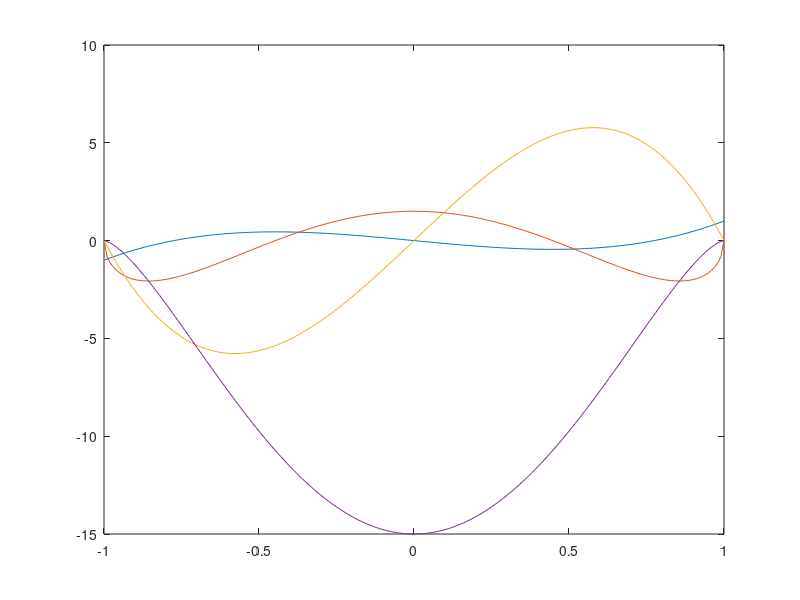

Recreate this plot in MATLAB. (Note: this script raises an error after producing the figure.)
%% Vector Spherical Wavefunctions
% Vector spherical wavefunctions (VSWFs) are a basic building-blocks in the  theory
% of optical scattering on nano-particles. Although the VSWFs have very
% beautiful analytical properties, their definitions are different in
% different references and code implementations. In the following, we
% compare and summarize the definitions of VSWFs and related special functions
% (e.g., Legendre polynomials and spherical harmonics) in (i) Matlab(R) and Mathematica(R)
% build-in functions, (ii) Zhu-Xi Wang, textbook 'Introduction of Special Functions',
% (iii) M. I. Mishchenko, et. al., 'Scattering, Absorption and Emission of
% Light by Small Particles', (iv) Optical tweezers toolbox (OTT) and (v) Prof. Zhi-Fang Lin's note.

%% Legendre Polynomials
% * In Matlab(R), Legendre Polynomials $P_n(x)$ for $x\in [-1, 1]$ and positive integer $n$ are defined as
%
% $$ P_n(x) = \frac{1}{2^n n!}\frac{d}{d x} (x^2-1)^n $$
%
% and, for $0\le m \le n$, the associated Legendre functions are
%
% $$ P_n^m(x) = (-1)^m (1-x^2)^{m/2} \frac{d^m}{dx^m}P_n(x). $$
%
% With this definition, Legendre Polynomials are normalized to 
%
% $$ \int_{-1}^1 P_n^m(x)P_{n'}^{m'}(x)dx = \frac{2}{2n+1}
% \frac{(n+m)!}{(n-m)!}\delta_{mm'}\delta_{nn'} $$
%
% The same definitions are also used in Mathematica(R), Mishchenko's book,
% and Wang's book. Here is an example in Matlab(R):

pmn=legendre(3, -1:0.01:1);
plot(-1:0.01:1, pmn);

% normalization
n=3;
[xlist, wlist]=model.math.misc.lgwt(50, -1, 1);
inte=(legendre(n, xlist).^2) * wlist;
norm=zeros(n+1,1);
for m=0:n
    norm(m+1)=2.0/(2*n+1) * factorial(n+m)/factorial(n-m);
end
disp([inte, norm])

%%
% * Prof. Lin's note uses a different convention in $P_n^m(x)$, where
% $(-1)^m$ is omitted, i.e.,
%
% $$ \tilde{P}_n^m(x) = (1-x^2)^{m/2} \frac{d^m}{dx^m}P_n(x). $$
%
%%
% * OTT uses a different normalization convention, where $P_n^m(x)$ are normalized to
% a constant $1/(2\pi)$:
%
% $$ \hat{P}_n^m(x)= \sqrt{\frac{2n+1}{4\pi}\frac{(n-m)!}{(n+m)!}}\tilde{P}_n^m(x).
% $$
% 
% Note that, essentially, OTT uses the same sign convention as Lin's note
% and the "fully normalized associated Legendre functions".
% (i.e., omitting the $(-1)^m$ factor).
%
% In addition, OTT uses the polar angle $\theta$ as the argument, instead of $x=\cos\theta$.

disp([ott13.legendrerow(n, pi/3) ,legendre(n, cos(pi/3), 'norm')/sqrt(2*pi)] );

[tlist, wlist]=model.math.misc.lgwt(50, 0, pi);
disp((ott13.legendrerow(n, tlist).^2) * (wlist.*sin(tlist)) * 2*pi);

%%
% * Legendre polynomials with negative $m$ are defined as (see e.g., Wang's book and Lin's Note)
%
% $$ P_n^{-\vert m\vert} (x)= (-1)^m \frac{(n-\vert m)!}{(n+\vert m)!} P_n^{\vert m \vert}(x) $$
%
% However, Matlab(R) and OTT do not export Legendre polynomials with $m<0$ directly
% (only $m=0\dots n$ are exported). Legendre polynomials with negative $m$
% are used when computing Spherical harmonic functions $Y_{n,m}(\theta,
% \phi)$ in OTT.

%% Spherical Harmonic Functions
% Spherical harmonic functions $Y_{n, m}(\theta, \phi)$ are defined as (Wang's book and Mathematica(R))
%
% $$Y_{n,m}(\theta, \phi)=\sqrt{\frac{2n+1}{4\pi}\frac{(n-m)!}{(n+m)!}}
% P_n^m(\cos\theta) e^{i m \phi}=\sqrt{\frac{n(n+1)\gamma_{n,m}}{4\pi}}P_n^m(\cos\theta) e^{i m \phi}, $$
%
% where 
%
% $$ \gamma_{n,m}=\frac{(2n+1)(n-m)!}{n(n+1)(n+m)!}.$$
%
% Matlab does not provide a direct implementation of sphercial harmonic
% functions, while Mathematica(R) and OTT do

n=5; m=3;
disp(ott13.spharm(n, m, pi/3, pi/5));
disp(ott13.spharm(n, -m, pi/3, pi/5));
n=5; m=2;
disp(ott13.spharm(n, m, pi/3, pi/5));
disp(ott13.spharm(n, -m, pi/3, pi/5));

%%
% We checked that, OTT result differs to the Mathematica result by a
% factor of $(-1)^m$ due to the different sign convention of Legendre
% polynomials. We denote Spherical harmonics of OTT by
%
% $$ \tilde{Y}_{n,m }(\theta,\phi)= \hat{P}_n^m(\cos\theta) e^{i m \phi}=\sqrt{\frac{2n+1}{4\pi}\frac{(n-m)!}{(n+m)!}}
% \tilde{P}_n^m(\cos\theta) e^{i m \phi}=\sqrt{\frac{n(n+1)\gamma_{n,m}}{4\pi}}\tilde{P}_n^m(\cos\theta) e^{i m \phi}. $$
%
% In both Mathematica(R) and OTT implementations, the Spherical harmonics
% are normalized to unity (see Wang's book), i.e.,
%
% $$ \int_0^{\pi}d\theta\int_0^{2\pi}d\phi \sin\theta Y_{n, m}(\theta, \phi)Y_{n',
% m'}^{*}(\theta, \phi) = \delta_{n, n'}\delta_{m, m'}, $$
%
% and the following relation is satisfied (see Wang's book)
%
% $$ Y_{n,-m}(\theta, \phi)= (-1)^m Y_{n, m}^{*}(\theta, \phi). $$
%
%% Spherical Bessel and Spherical Hankel Functions
% Spherical Bessel and Spherical Hankel functions are used to describe the
% wave propagation in the radial direction.
%
% * Spherical Bessel function of the first kind $j_n(r)$ and second kind $y_n(r)$ 
% are indeed the corresponding Bessel function $J_n(r)$ and $Y_n(r)$ of half-integer order
%
% $$ j_n(r)= \sqrt{\frac{\pi}{2r}}J_{n+1/2}(r). $$
%
% $$ y_n(r)= \sqrt{\frac{\pi}{2r}}Y_{n+1/2}(r). $$
%
% $j_n(r)$ has fintite value at $r=0$, while $y_n(r)$ diverges at $r=0$. 
%
% Matlab(R) does not provide a direct implementation of $j_n(r)$. OTT and
% Mathematica(R) have identical implementations.
%
plot(0:0.1:10, [ott13.sbesselj(0, 0:0.1:10)'; ...
                ott13.sbesselj(1, 0:0.1:10)'; ...
                ott13.sbesselj(2, 0:0.1:10)']);
%%
% * Spherical Hankel functions of the first kind $h^{(1)}_n(r)$ and the second kind $h^{(2)}_n(r)$ are 
% half-integer order Hankel functions $H^{(1)}_n(r)$ and $H^{(2)}_n(r)$.
% 
% $$ h^{(1,2)}(r) = \sqrt{\frac{\pi}{2r}} H^{(1,2)}(r) = j_n(r) \pm i
% y_n(r). $$
%
% Matlab(R) does not provide a direct implementation of $h^{(1,2)}_n(x)$. OTT and
% Mathematica(R) have identical implementations.
%
%% Vector Spherical Wavefunctions
% With Spherical harmonic function $Y_{n,m}(\theta,\phi)$, spherical Bessel
% functions $j_n(r)$ and spherical Hankel functions $h_n^{(1,2)}(r)$, we
% can further define vector spherical wavefunctions 
% $\mathbf{M}^{(q)}_{n,m}(kr, \theta, \phi)$ and 
% $\mathbf{N}^{(q)}_{n,m}(kr, \theta, \phi)$.
%
% * *Vector Spherical Harmonics*
%
% Before VSWFs, we first define vector spherical harmonics (VSHs)
% $\mathbf{B}(\theta, \phi)$, $\mathbf{C}(\theta, \phi)$, and
% $\mathbf{P}(\theta, \phi)$. Here, we adopt the definition in the OTT
% documentation, but with a typo corrected in $\mathbf{B}_{n,m}$.
%
% $$ \mathbf{B}_{n,m}(\theta, \phi)=r\nabla Y_{n, m}(\theta, \phi) =
% \hat{\mathbf{r}}\times \mathbf{C}_{n,m}(\theta,\phi)
% =\sqrt{\frac{n(n+1)\gamma_{n,m}}{4\pi}}\left[\tau_{n,m}(\theta) \hat{\mathbf{e}}_{\theta}+i\pi_{n,m}(\theta)\hat{\mathbf{e}}_{\phi}\right]e^{im\phi}, $$
%
% $$ \mathbf{C}_{n,m}(\theta, \phi)=\nabla\times(\mathbf{r}Y_{n, m}(\theta, \phi)) =
% \mathbf{B}_{n,m}(\theta,\phi) \times  \hat{\mathbf{r}}
% =\sqrt{\frac{n(n+1)\gamma_{n,m}}{4\pi}}\left[i\pi_{n,m}(\theta) \hat{\mathbf{e}}_{\theta}-\tau_{n,m}(\theta)\hat{\mathbf{e}}_{\phi}\right]e^{im\phi}, $$
%
% $$ \mathbf{P}_{n,m}(\theta, \phi)=\hat{\mathbf{e}}_r Y_{n, m}(\theta,
% \phi)=\hat{\mathbf{e}}_r\sqrt{\frac{n(n+1)\gamma_{n,m}}{4\pi}}\tilde{P}_n^m(\cos\theta) e^{i m \phi},$$
%
% where $\pi_{n, m}(\theta)$ and $\tau_{n, m}(\theta)$ are
%
% $$ \pi_{n, m}(\theta)=\frac{m}{\sin\theta}\tilde{P}_n^m(\theta), $$
%
% $$ \tau_{n, m}(\theta)=\frac{d}{d\theta}\tilde{P}_n^m(\theta). $$
%
% Because of the following facts (see Lin's Note)
%
% $$ \int_{0}^{\pi} (\pi_{n,m}\pi_{n',m}+\tau_{n,m}\tau_{n',m})\sin\theta
% d\theta=\frac{2n(n+1)}{2n+1}\frac{(n+m)!}{(n-m)!}\delta_{n,n'}=\frac{2}{\gamma_{n,m}^2}\delta_{n,n'}, $$
%
% $$ \int_{0}^{\pi} (\pi_{n,m}\tau_{n',m}+\pi_{n,m}\tau_{n',m})\sin\theta
% d\theta=0, $$
%
% The VSHs $\mathbf{B}_{n,m}(\theta,\phi)$, $\mathbf{C}_{n,m}(\theta,\phi)$ and $\mathbf{P}_{n,m}(\theta,\phi)$ are orthorganal and are normalized as
%
% $$ \int_{0}^{\pi}  d\theta\int_0^{2\pi} d\phi
% \left( \sin\theta \mathbf{B}_{n,m}^{*}(\theta,\phi)\cdot\mathbf{B}_{n,m}(\theta,\phi)\right)=\int_{0}^{\pi}  d\theta\int_0^{2\pi} d\phi
% \left( \sin\theta \mathbf{C}_{n,m}^{*}(\theta,\phi)\cdot\mathbf{C}_{n,m}(\theta,\phi)\right) =\frac{n(n+1)}{2\pi}. $$
%
% $$ \int_{0}^{\pi}  d\theta\int_0^{2\pi} d\phi \left( \sin\theta
% \mathbf{P}_{n,m}^{*}(\theta,\phi)\cdot\mathbf{P}_{n,m}(\theta,\phi)\right)=\int_{0}^{\pi}
% d\theta\int_0^{2\pi} d\phi
% \left(\sin\theta Y_{n,m}^{*}(\theta,\phi)Y_{n,m}(\theta,\phi)\right)=1. $$
%
% * *Vector Spherical Wavefunctions*
%
% In OTT, the electromagnetic fields are expanded using VSWFs as
%
% $$ \mathbf{E}(\mathbf{r})=\vert E_0\vert \sum_{n=1}^{\infty}\sum_{m=-n}^{n} p_{n,m}
% \mathbf{N}^{(q)}_{n,m}(\mathbf{r})+q_{n,m} \mathbf{M}^{(q)}_{n,m}(\mathbf{r}),$$
%
% where the VSWFs in OTT are defined as follows 
%
% $$ \mathbf{M}^{(q)}_{n,m} (\mathbf{r})=
% N_n z^{(q)}_n(kr)\mathbf{C}_{m,n}(\theta,\phi)
% =\sqrt{\frac{\gamma_{n,m}}{4\pi}}\left\{ z^{(q)}_n(kr)\left[i\pi_{n,m}(\theta) \hat{\mathbf{e}}_{\theta}-\tau_{n,m}(\theta)\hat{\mathbf{e}}_{\phi}\right]e^{im\phi}\right\}, $$
%
% $$ \mathbf{N}^{(q)}_{n,m} (\mathbf{r})=
% \frac{z^{(q)}_n(kr)}{N_n kr}\mathbf{P}_{n,m}(\theta,\phi) +
% N_n\frac{(kr z^{(q)}_n(kr))'}{kr}\mathbf{B}_{m,n}(\theta,\phi)
% =\sqrt{\frac{\gamma_{n,m}}{4\pi}} \left\{n(n+1)\frac{z^{(q)}_n(kr)}{kr} \tilde{P}_n^m(\cos\theta)
% e^{i m \phi}\hat{\mathbf{e}}_r \right\}
% +\sqrt{\frac{\gamma_{n,m}}{4\pi}}\left\{\frac{(kr z^{(q)}_n(kr))'}{kr}\left[\tau_{n,m}(\theta) \hat{\mathbf{e}}_{\theta}+i\pi_{n,m}(\theta)\hat{\mathbf{e}}_{\phi}\right]e^{im\phi}\right\}, $$
%
% where $z_n^{(q)}(kr)=j_n(kr), y_n(kr), h^{(1)}_n(kr)$, or $h^{(2)}_n(kr)$ for $q=1,2, 3$ or $4$, the factor $N_n=[n(n+1)]^{-1/2}$, and 
%
% $$ \frac{(kr z^{(q)}_n(kr))'}{kr} = z^{(q)}_{n-1}(kr) - \frac{nz^{(q)}_n(kr)}{kr}.$$
%
% Professor Lin's note does not explicitely define the VSHs $\mathbf{B}_{n,m}$, $\mathbf{C}_{n,m}$, and $\mathbf{P}_{n,m}$. 
% The VSWFs in Prof. Lin's note were defined by the factor in the brace
% braket $\{\cdot\}$, i.e.,
%
% $$ \tilde{\mathbf{M}}^{(q)}_{n,m} (\mathbf{r})=  
% z^{(q)}_n(kr)\left[i\pi_{n,m}(\theta) \hat{\mathbf{e}}_{\theta}-\tau_{n,m}(\theta)\hat{\mathbf{e}}_{\phi}\right]e^{im\phi}
% = \sqrt{\frac{4\pi}{\gamma_{n,m}}}\mathbf{M}^{(q)}_{n,m} (\mathbf{r}), $$
%
% $$ \tilde{\mathbf{N}}^{(q)}_{n,m} (\mathbf{r})= n(n+1)\frac{z^{(q)}_n(kr)}{kr} \tilde{P}_n^m(\cos\theta) e^{i m \phi}\hat{\mathbf{e}}_r  
% + \frac{(kr z^{(q)}_n(kr))'}{kr}\left[\tau_{n,m}(\theta) \hat{\mathbf{e}}_{\theta}+i\pi_{n,m}(\theta)\hat{\mathbf{e}}_{\phi}\right]e^{im\phi}
% = \sqrt{\frac{4\pi}{\gamma_{n,m}}}\mathbf{N}^{(q)}_{n,m} (\mathbf{r}), $$
%
% Furthremore, In the field expansions, Prof. Lin's note explicitely
% includes a factor $\sqrt{\gamma_{n,m}}$, i.e.,
%
% $$ \mathbf{E}(\mathbf{r})=-\sum_{n=1}^{\infty}\sum_{m=-n}^{n} iE_{n,m}\left[\tilde{p}_{n,m}
% \tilde{\mathbf{N}}^{(q)}_{n,m}(\mathbf{r})+\tilde{q}_{n,m} \tilde{\mathbf{M}}^{(q)}_{n,m}(\mathbf{r})\right] 
% = \vert E_0\vert \sum_{n=1}^{\infty}\sum_{m=-n}^{n} i^{n-1}\sqrt{4\pi}
% \left[ \tilde{p}_{n,m}\mathbf{N}^{(q)}_{n,m} (\mathbf{r}) + \tilde{q}_{n,m}\mathbf{M}^{(q)}_{n,m} (\mathbf{r})\right],$$
%
% where $E_{n,m}=\vert E_0\vert i^n \sqrt{\gamma_{n,m}}$.
%
% In _qlib_, we adopt the field expansion formulas in Professor Lin's note
% to calculate the expansion coefficients $\tilde{p}_{n,m}$, and
% $\tilde{q}_{n,m}$. When reproducing the fields by summing up, we use the
% OTT implementation of VSWFs $\mathbf{M}^{(q)}_{n,m} (\mathbf{r})$ and $\mathbf{N}^{(q)}_{n,m} (\mathbf{r})$.
% According to the derivation above, an extra factor of
% $i^{n-1}\sqrt{4\pi}$ should be included in the code.
%
% Now, we discuss the expansion of magnetic field $\mathbf{H}(\mathbf{r})$.
% For a time-harmonics wave in a linear, isotropic and homogeneous medium,
% the magnetic field relates to the electric field by [see ]
%
% $$\mathbf{H}(\mathbf{r})= \frac{\nabla \times
% \mathbf{E}(\mathbf{r})}{i\omega \mu}.$$
%
% Using the relations between $\mathbf{M}_{n,m}(\mathbf{r})$ and
% $\mathbf{N}_{n,m}(\mathbf{r})$ [see]
%
% $$\nabla \times \mathbf{M}_{n,m}(\mathbf{r})=k\mathbf{N}_{n,m}(\mathbf{r})$$
%
% $$\nabla \times \mathbf{N}_{n,m}(\mathbf{r})=k\mathbf{M}_{n,m}(\mathbf{r})$$
%
% and $k/(\omega\mu) = n/(c\mu) = \sqrt{\epsilon/\mu}=1/Z$ ($c$ is the vacumme light velocity, 
% $n$ is the refractive index, and $Z=\sqrt{\mu/\epsilon}$ is the wave impedance) one have
%
% $$ \mathbf{H}(\mathbf{r})
% = \frac{k \vert E_0\vert}{i\omega\mu} \sum_{n=1}^{\infty}\sum_{m=-n}^{n} i^{n-1}\sqrt{4\pi}
% \left[ \tilde{p}_{n,m}\mathbf{M}^{(q)}_{n,m} (\mathbf{r}) + \tilde{q}_{n,m}\mathbf{N}^{(q)}_{n,m} (\mathbf{r})\right]
% = \frac{\vert E_0\vert}{iZ} \sum_{n=1}^{\infty}\sum_{m=-n}^{n} i^{n-1}\sqrt{4\pi}
% \left[ \tilde{p}_{n,m}\mathbf{M}^{(q)}_{n,m} (\mathbf{r}) + \tilde{q}_{n,m}\mathbf{N}^{(q)}_{n,m} (\mathbf{r})\right],$$




